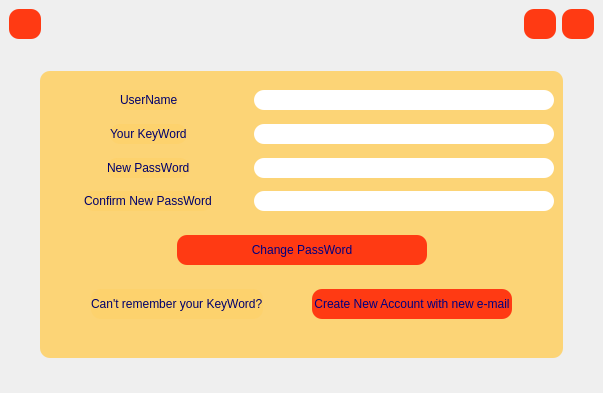
<?xml version="1.0" encoding="UTF-8"?>
<ui version="4.0">
 <class>forgetpass</class>
 <widget class="QMainWindow" name="forgetpass">
  <property name="geometry">
   <rect>
    <x>0</x>
    <y>0</y>
    <width>603</width>
    <height>393</height>
   </rect>
  </property>
  <property name="windowTitle">
   <string>MainWindow</string>
  </property>
  <property name="styleSheet">
   <string notr="true">#forgetpass
{
border-image : url(:/images/images/first-what-is-android-programming-library-barnamechi.jpg);
}
QPushButton
{
background-color:rgb(255, 58, 19);
border-radius : 10px;
}
QPushButton:hover{
background-color: rgb(249, 255, 198);
}</string>
  </property>
  <widget class="QWidget" name="centralwidget">
   <layout class="QVBoxLayout" name="verticalLayout">
    <item>
     <layout class="QHBoxLayout" name="horizontalLayout">
      <property name="topMargin">
       <number>0</number>
      </property>
      <item>
       <widget class="QPushButton" name="back">
        <property name="minimumSize">
         <size>
          <width>30</width>
          <height>30</height>
         </size>
        </property>
        <property name="cursor">
         <cursorShape>PointingHandCursor</cursorShape>
        </property>
        <property name="toolTip">
         <string>back</string>
        </property>
        <property name="text">
         <string/>
        </property>
        <property name="icon">
         <iconset resource="rec.qrc">
          <normaloff>:/images/images/return.png</normaloff>:/images/images/return.png</iconset>
        </property>
       </widget>
      </item>
      <item>
       <spacer name="horizontalSpacer">
        <property name="orientation">
         <enum>Qt::Horizontal</enum>
        </property>
        <property name="sizeHint" stdset="0">
         <size>
          <width>40</width>
          <height>20</height>
         </size>
        </property>
       </spacer>
      </item>
      <item>
       <widget class="QPushButton" name="pushButton">
        <property name="minimumSize">
         <size>
          <width>30</width>
          <height>30</height>
         </size>
        </property>
        <property name="cursor">
         <cursorShape>PointingHandCursor</cursorShape>
        </property>
        <property name="text">
         <string/>
        </property>
       </widget>
      </item>
      <item>
       <widget class="QPushButton" name="pushButton_2">
        <property name="minimumSize">
         <size>
          <width>30</width>
          <height>30</height>
         </size>
        </property>
        <property name="cursor">
         <cursorShape>PointingHandCursor</cursorShape>
        </property>
        <property name="toolTip">
         <string>close</string>
        </property>
        <property name="text">
         <string/>
        </property>
        <property name="icon">
         <iconset resource="rec.qrc">
          <normaloff>:/icones/images/delete-sign.png</normaloff>:/icones/images/delete-sign.png</iconset>
        </property>
        <property name="iconSize">
         <size>
          <width>30</width>
          <height>30</height>
         </size>
        </property>
       </widget>
      </item>
     </layout>
    </item>
    <item>
     <spacer name="verticalSpacer_2">
      <property name="orientation">
       <enum>Qt::Vertical</enum>
      </property>
      <property name="sizeHint" stdset="0">
       <size>
        <width>20</width>
        <height>41</height>
       </size>
      </property>
     </spacer>
    </item>
    <item>
     <layout class="QHBoxLayout" name="horizontalLayout_3">
      <property name="topMargin">
       <number>0</number>
      </property>
      <item>
       <spacer name="horizontalSpacer_3">
        <property name="orientation">
         <enum>Qt::Horizontal</enum>
        </property>
        <property name="sizeHint" stdset="0">
         <size>
          <width>40</width>
          <height>20</height>
         </size>
        </property>
       </spacer>
      </item>
      <item>
       <widget class="QWidget" name="v1_2" native="true">
        <property name="styleSheet">
         <string notr="true">QWidget{
color:rgb(0, 0, 127);
background-color: rgba(255, 205, 88,0.8);
border-radius : 10px;

}
QLineEdit
{
background-color: white;
border-radius : 10px;
}

QPushButton
{
background-color:rgb(255, 58, 19);
border-radius : 10px;
}
QPushButton:hover{
background-color:  rgb(139, 193, 14);
}
QLabel
{
background-color: rgba(255, 205, 88,0.3);
color:rgb(0, 0, 107);
}
</string>
        </property>
        <layout class="QVBoxLayout" name="v1">
         <property name="topMargin">
          <number>1</number>
         </property>
         <property name="bottomMargin">
          <number>1</number>
         </property>
         <item>
          <spacer name="verticalSpacer_3">
           <property name="orientation">
            <enum>Qt::Vertical</enum>
           </property>
           <property name="sizeHint" stdset="0">
            <size>
             <width>20</width>
             <height>20</height>
            </size>
           </property>
          </spacer>
         </item>
         <item>
          <layout class="QHBoxLayout" name="horizontalLayout_8">
           <property name="topMargin">
            <number>0</number>
           </property>
           <item>
            <spacer name="horizontalSpacer_13">
             <property name="orientation">
              <enum>Qt::Horizontal</enum>
             </property>
             <property name="sizeHint" stdset="0">
              <size>
               <width>40</width>
               <height>20</height>
              </size>
             </property>
            </spacer>
           </item>
           <item>
            <widget class="QLabel" name="label_5">
             <property name="text">
              <string>UserName</string>
             </property>
            </widget>
           </item>
           <item>
            <spacer name="horizontalSpacer_12">
             <property name="orientation">
              <enum>Qt::Horizontal</enum>
             </property>
             <property name="sizeHint" stdset="0">
              <size>
               <width>40</width>
               <height>20</height>
              </size>
             </property>
            </spacer>
           </item>
           <item>
            <widget class="QLineEdit" name="lineEdit">
             <property name="minimumSize">
              <size>
               <width>300</width>
               <height>20</height>
              </size>
             </property>
            </widget>
           </item>
          </layout>
         </item>
         <item>
          <spacer name="verticalSpacer_9">
           <property name="orientation">
            <enum>Qt::Vertical</enum>
           </property>
           <property name="sizeHint" stdset="0">
            <size>
             <width>20</width>
             <height>10</height>
            </size>
           </property>
          </spacer>
         </item>
         <item>
          <layout class="QHBoxLayout" name="horizontalLayout_2">
           <property name="topMargin">
            <number>0</number>
           </property>
           <item>
            <spacer name="horizontalSpacer_14">
             <property name="orientation">
              <enum>Qt::Horizontal</enum>
             </property>
             <property name="sizeHint" stdset="0">
              <size>
               <width>40</width>
               <height>20</height>
              </size>
             </property>
            </spacer>
           </item>
           <item>
            <widget class="QLabel" name="label">
             <property name="text">
              <string>Your KeyWord</string>
             </property>
            </widget>
           </item>
           <item>
            <spacer name="horizontalSpacer_2">
             <property name="orientation">
              <enum>Qt::Horizontal</enum>
             </property>
             <property name="sizeHint" stdset="0">
              <size>
               <width>40</width>
               <height>20</height>
              </size>
             </property>
            </spacer>
           </item>
           <item>
            <widget class="QLineEdit" name="keyword">
             <property name="minimumSize">
              <size>
               <width>300</width>
               <height>20</height>
              </size>
             </property>
             <property name="maximumSize">
              <size>
               <width>300</width>
               <height>20</height>
              </size>
             </property>
             <property name="toolTip">
              <string>enter your tooltip</string>
             </property>
            </widget>
           </item>
          </layout>
         </item>
         <item>
          <spacer name="verticalSpacer_5">
           <property name="orientation">
            <enum>Qt::Vertical</enum>
           </property>
           <property name="sizeHint" stdset="0">
            <size>
             <width>20</width>
             <height>10</height>
            </size>
           </property>
          </spacer>
         </item>
         <item>
          <layout class="QHBoxLayout" name="horizontalLayout_4">
           <property name="topMargin">
            <number>0</number>
           </property>
           <item>
            <spacer name="horizontalSpacer_15">
             <property name="orientation">
              <enum>Qt::Horizontal</enum>
             </property>
             <property name="sizeHint" stdset="0">
              <size>
               <width>40</width>
               <height>20</height>
              </size>
             </property>
            </spacer>
           </item>
           <item>
            <widget class="QLabel" name="label_2">
             <property name="text">
              <string>New PassWord</string>
             </property>
            </widget>
           </item>
           <item>
            <spacer name="horizontalSpacer_5">
             <property name="orientation">
              <enum>Qt::Horizontal</enum>
             </property>
             <property name="sizeHint" stdset="0">
              <size>
               <width>40</width>
               <height>20</height>
              </size>
             </property>
            </spacer>
           </item>
           <item>
            <widget class="QLineEdit" name="newpass">
             <property name="minimumSize">
              <size>
               <width>300</width>
               <height>20</height>
              </size>
             </property>
             <property name="toolTip">
              <string>enter your password</string>
             </property>
            </widget>
           </item>
          </layout>
         </item>
         <item>
          <spacer name="verticalSpacer_6">
           <property name="orientation">
            <enum>Qt::Vertical</enum>
           </property>
           <property name="sizeHint" stdset="0">
            <size>
             <width>20</width>
             <height>10</height>
            </size>
           </property>
          </spacer>
         </item>
         <item>
          <layout class="QHBoxLayout" name="horizontalLayout_5">
           <property name="topMargin">
            <number>0</number>
           </property>
           <item>
            <spacer name="horizontalSpacer_16">
             <property name="orientation">
              <enum>Qt::Horizontal</enum>
             </property>
             <property name="sizeHint" stdset="0">
              <size>
               <width>40</width>
               <height>20</height>
              </size>
             </property>
            </spacer>
           </item>
           <item>
            <widget class="QLabel" name="label_3">
             <property name="text">
              <string>Confirm New PassWord</string>
             </property>
            </widget>
           </item>
           <item>
            <spacer name="horizontalSpacer_6">
             <property name="orientation">
              <enum>Qt::Horizontal</enum>
             </property>
             <property name="sizeHint" stdset="0">
              <size>
               <width>40</width>
               <height>20</height>
              </size>
             </property>
            </spacer>
           </item>
           <item>
            <widget class="QLineEdit" name="newpassconf">
             <property name="minimumSize">
              <size>
               <width>300</width>
               <height>20</height>
              </size>
             </property>
             <property name="toolTip">
              <string>re-enter your password</string>
             </property>
            </widget>
           </item>
          </layout>
         </item>
         <item>
          <spacer name="verticalSpacer_7">
           <property name="orientation">
            <enum>Qt::Vertical</enum>
           </property>
           <property name="sizeHint" stdset="0">
            <size>
             <width>20</width>
             <height>20</height>
            </size>
           </property>
          </spacer>
         </item>
         <item>
          <layout class="QHBoxLayout" name="horizontalLayout_6">
           <property name="topMargin">
            <number>0</number>
           </property>
           <item>
            <spacer name="horizontalSpacer_7">
             <property name="orientation">
              <enum>Qt::Horizontal</enum>
             </property>
             <property name="sizeHint" stdset="0">
              <size>
               <width>40</width>
               <height>20</height>
              </size>
             </property>
            </spacer>
           </item>
           <item>
            <widget class="QPushButton" name="change">
             <property name="minimumSize">
              <size>
               <width>250</width>
               <height>30</height>
              </size>
             </property>
             <property name="cursor">
              <cursorShape>PointingHandCursor</cursorShape>
             </property>
             <property name="toolTip">
              <string>change password</string>
             </property>
             <property name="text">
              <string>Change PassWord</string>
             </property>
            </widget>
           </item>
           <item>
            <spacer name="horizontalSpacer_8">
             <property name="orientation">
              <enum>Qt::Horizontal</enum>
             </property>
             <property name="sizeHint" stdset="0">
              <size>
               <width>40</width>
               <height>20</height>
              </size>
             </property>
            </spacer>
           </item>
          </layout>
         </item>
         <item>
          <spacer name="verticalSpacer_8">
           <property name="orientation">
            <enum>Qt::Vertical</enum>
           </property>
           <property name="sizeHint" stdset="0">
            <size>
             <width>20</width>
             <height>20</height>
            </size>
           </property>
          </spacer>
         </item>
         <item>
          <layout class="QHBoxLayout" name="horizontalLayout_7">
           <property name="topMargin">
            <number>0</number>
           </property>
           <item>
            <spacer name="horizontalSpacer_11">
             <property name="orientation">
              <enum>Qt::Horizontal</enum>
             </property>
             <property name="sizeHint" stdset="0">
              <size>
               <width>40</width>
               <height>20</height>
              </size>
             </property>
            </spacer>
           </item>
           <item>
            <widget class="QLabel" name="label_4">
             <property name="text">
              <string>Can't remember your KeyWord?</string>
             </property>
            </widget>
           </item>
           <item>
            <spacer name="horizontalSpacer_9">
             <property name="orientation">
              <enum>Qt::Horizontal</enum>
             </property>
             <property name="sizeHint" stdset="0">
              <size>
               <width>40</width>
               <height>20</height>
              </size>
             </property>
            </spacer>
           </item>
           <item>
            <widget class="QPushButton" name="create">
             <property name="minimumSize">
              <size>
               <width>200</width>
               <height>30</height>
              </size>
             </property>
             <property name="cursor">
              <cursorShape>PointingHandCursor</cursorShape>
             </property>
             <property name="toolTip">
              <string>create new account</string>
             </property>
             <property name="text">
              <string>Create New Account with new e-mail</string>
             </property>
            </widget>
           </item>
           <item>
            <spacer name="horizontalSpacer_10">
             <property name="orientation">
              <enum>Qt::Horizontal</enum>
             </property>
             <property name="sizeHint" stdset="0">
              <size>
               <width>40</width>
               <height>20</height>
              </size>
             </property>
            </spacer>
           </item>
          </layout>
         </item>
         <item>
          <spacer name="verticalSpacer_4">
           <property name="orientation">
            <enum>Qt::Vertical</enum>
           </property>
           <property name="sizeHint" stdset="0">
            <size>
             <width>20</width>
             <height>40</height>
            </size>
           </property>
          </spacer>
         </item>
        </layout>
       </widget>
      </item>
      <item>
       <spacer name="horizontalSpacer_4">
        <property name="orientation">
         <enum>Qt::Horizontal</enum>
        </property>
        <property name="sizeHint" stdset="0">
         <size>
          <width>40</width>
          <height>20</height>
         </size>
        </property>
       </spacer>
      </item>
     </layout>
    </item>
    <item>
     <spacer name="verticalSpacer">
      <property name="orientation">
       <enum>Qt::Vertical</enum>
      </property>
      <property name="sizeHint" stdset="0">
       <size>
        <width>20</width>
        <height>41</height>
       </size>
      </property>
     </spacer>
    </item>
   </layout>
  </widget>
 </widget>
 <resources>
  <include location="rec.qrc"/>
 </resources>
 <connections/>
</ui>
